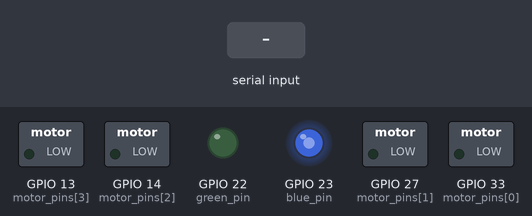
Bench run of a sketch on a simulated ESP32. Parts: switched loads named in the sketch (green lamp = pin HIGH), output pins drawn as LEDs (lit = HIGH). The inputs (shaded band) are chosen by the test bench. Nothing arrives over Bluetooth unless stated; what the sketch prints to the serial monitor is not drawn.

Above: at 1.2 s.
1.3 s: "90 45 200\n" received over the second serial link
At 1.9 s:
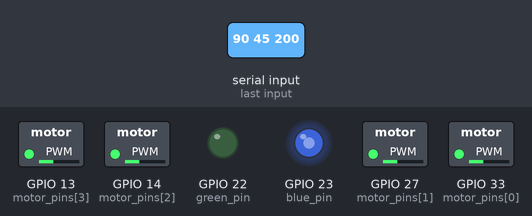
3.0 s: "90 45\n" received over the second serial link
At 3.18 s:
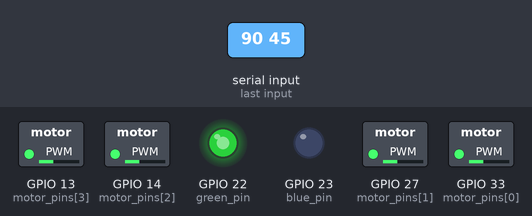
4.7 s: "30 150 10\n" received over the second serial link
At 6.2 s:
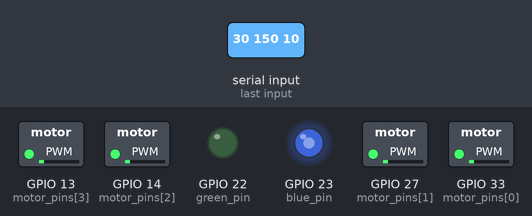
6.5 s: "30 150\n" received over the second serial link
At 6.7 s:
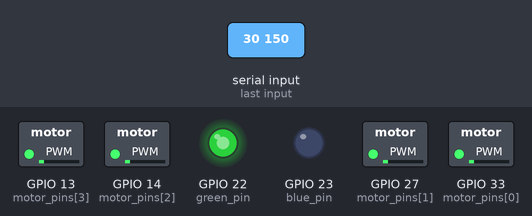
8.2 s: "200\n" received over the second serial link
At 9.0 s:
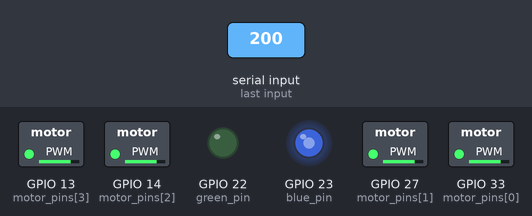
9.9 s: "5\n" received over the second serial link
At 11.3 s:
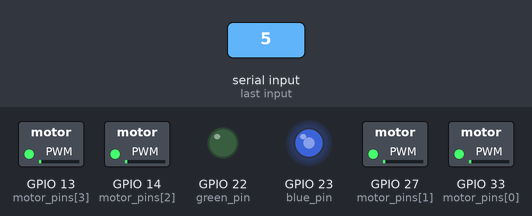
Timing chart, 0 to 12.5 s (numbered marks = the images above; inputs shaded):
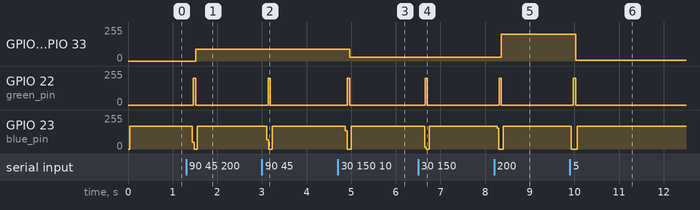

Measured:
- after the input at 1.3 s, GPIO 13 (motor_pins[3]), GPIO 14 (motor_pins[2]), GPIO 27 (motor_pins[1]), GPIO 33 (motor_pins[0]): 0/255 → 90/255 after 0.21 s; GPIO 22 (green_pin): 0/255 → 200/255 after 0.16 s, → 0/255 0.05 s later; GPIO 23 (blue_pin): 169/255 → 0/255 after 0.14 s, → 169/255 0.11 s later
- after the input at 3.0 s, GPIO 22 (green_pin): 0/255 → 200/255 after 0.14 s, → 0/255 0.05 s later; GPIO 23 (blue_pin): 169/255 → 0/255 after 0.11 s, → 169/255 0.12 s later
- after the input at 4.7 s, GPIO 13 (motor_pins[3]), GPIO 14 (motor_pins[2]), GPIO 27 (motor_pins[1]), GPIO 33 (motor_pins[0]): 90/255 → 30/255 after 0.26 s; GPIO 22 (green_pin): 0/255 → 200/255 after 0.21 s, → 0/255 0.05 s later; GPIO 23 (blue_pin): 169/255 → 0/255 after 0.17 s, → 169/255 0.13 s later
- after the input at 6.5 s, GPIO 22 (green_pin): 0/255 → 200/255 after 0.16 s, → 0/255 0.05 s later; GPIO 23 (blue_pin): 169/255 → 0/255 after 0.14 s, → 169/255 0.10 s later
- after the input at 8.2 s, GPIO 13 (motor_pins[3]), GPIO 14 (motor_pins[2]), GPIO 27 (motor_pins[1]), GPIO 33 (motor_pins[0]): 30/255 → 200/255 after 0.16 s; GPIO 22 (green_pin): 0/255 → 200/255 after 0.11 s, → 0/255 0.05 s later; GPIO 23 (blue_pin): 169/255 → 0/255 after 0.07 s, → 170/255 0.14 s later
- after the input at 9.9 s, GPIO 13 (motor_pins[3]), GPIO 14 (motor_pins[2]), GPIO 27 (motor_pins[1]), GPIO 33 (motor_pins[0]): 200/255 → 5/255 after 0.13 s; GPIO 22 (green_pin): 0/255 → 200/255 after 0.08 s, → 0/255 0.05 s later; GPIO 23 (blue_pin): 170/255 → 0/255 at once, → 169/255 0.14 s later

The sketch:

Bluetooth.ino
```cpp
#include "BluetoothSerial.h"
#include <math.h>

BluetoothSerial BTSerial;
String msg = "";
bool stringEnd = false;
int motor_pins[4] = {33,27,14,13};
int green_pin = 22;
int blue_pin = 23;

int throttle = 0;

String* splitBySpace(String str){
  static String words[10];int i=0;String word = "";int wordIndex = 0;
  while(i<str.length()){
    if((str[i]==' ')){
      words[wordIndex] = word;
      word="";
      wordIndex++;i++;
      continue;
    }
    if(i==str.length()-1){
      word+=str[i];
      words[wordIndex] = word;break;
    }
    word+=str[i];
    i++;
  }
  return words;
}

void setup() {
  // put your setup code here, to run once:
  for(int i=0;i<4;i++){
    pinMode(motor_pins[i],OUTPUT);
  }
  pinMode(green_pin,OUTPUT);
  pinMode(blue_pin,OUTPUT);

  Serial.begin(9600);
  Serial.println("Serial started!");
  BTSerial.begin("Lark");

}

void loop() {
  // put your main code here, to run repeatedly:
  analogWrite(green_pin,0);
  analogWrite(blue_pin,0);
  while(!BTSerial.hasClient()){
    for(int i=0;i<4;i++){
      analogWrite(motor_pins[i],0);
    }
    analogWrite(blue_pin,0);
    delay(500);
    analogWrite(blue_pin,150);
    delay(500);
  }
  analogWrite(blue_pin,170);
  if(BTSerial.available()){
    char ch = BTSerial.read();
    msg+=ch;
    if(ch=='\n'){
      stringEnd=true;
    }
  }
  if(stringEnd){
    msg.trim();
    String* commands = splitBySpace(msg);
    analogWrite(blue_pin,0);
    delay(50);
    analogWrite(green_pin,200);
    delay(50);
    analogWrite(green_pin,0);
        // throttle+=ceil(commands[3].toDouble()*5);
        throttle = msg.toInt();
        Serial.print(msg);
        Serial.println("");
    msg="";
    stringEnd=false;
  }
    for(int i=0;i<4;i++){
      if(throttle<0){
              analogWrite(motor_pins[i],0);
        continue;
      }if(throttle>255){
              analogWrite(motor_pins[i],255);
        continue;
      }
      analogWrite(motor_pins[i],throttle);
      Serial.println(throttle);

    }
}
```
